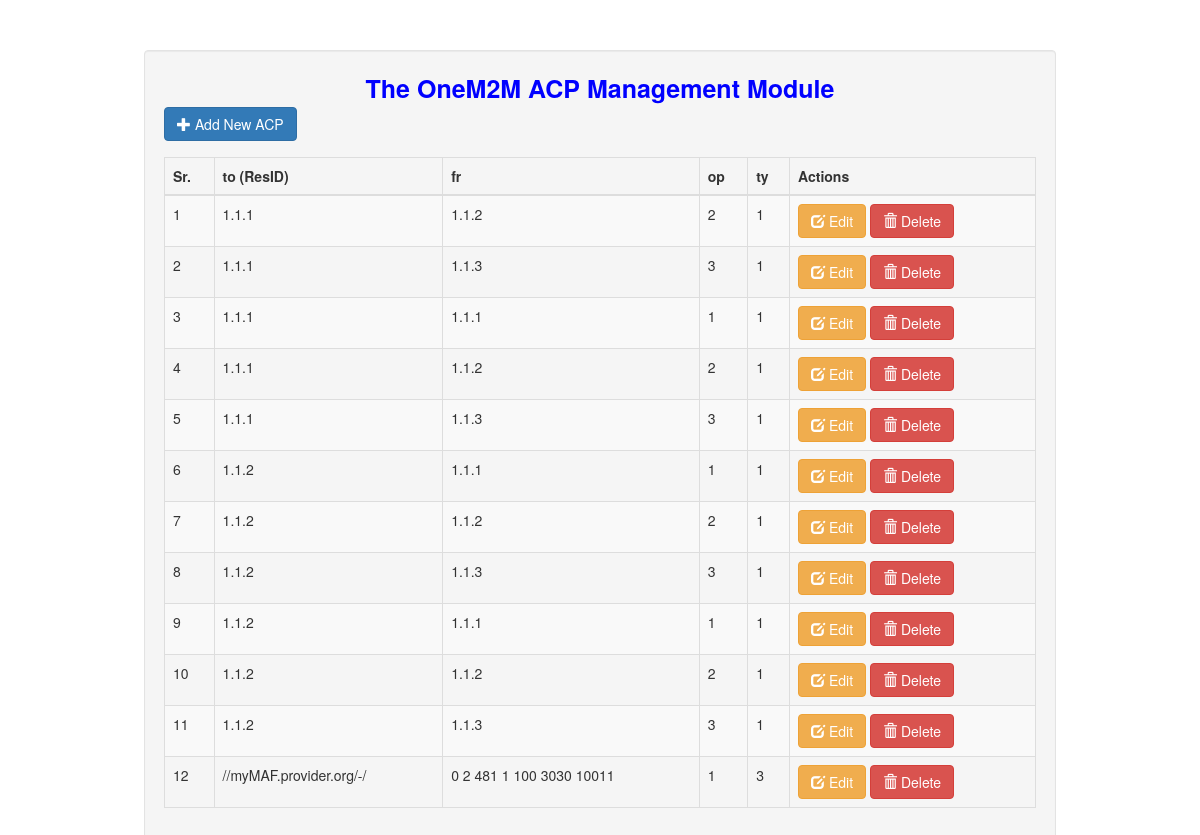
Before: / with the older database file.
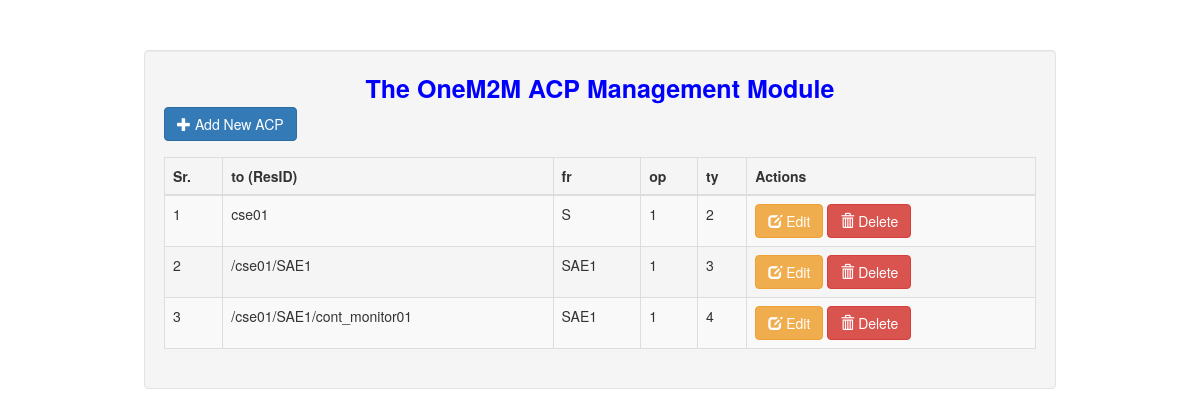
After: the same page with the newer database file.
### tables this page shows
CREATE TABLE resource(ID INTEGER PRIMARY KEY AUTOINCREMENT NOT NULL,ResID TEXT NOT NULL,ACPID INTEGER);

CREATE TABLE ACRt(ACRID INTEGER PRIMARY KEY AUTOINCREMENT NOT NULL,ACPID INTEGER NOT NULL,fr TEXT NOT NULL,op INTEGER NOT NULL,ty INTEGER NOT NULL);

### html/index.php (the view, shortened to what this page needs)
<?php
	include('conn.php');
    $sql =<<<EOF
      SELECT * FROM resource INNER JOIN ACRt ON resource.ACPID = ACRt.ACPID;
EOF;
   $ret = $db->query($sql);
?>
<!DOCTYPE html>
<html>
<head>
	<link rel="stylesheet" href="https://maxcdn.bootstrapcdn.com/bootstrap/3.3.6/css/bootstrap.min.css" />
</head>
<body>
<div class="container">
	<div style="height:50px;"></div>
	<div class="well" style="margin:auto; padding:auto; width:80%;">
	<span style="font-size:25px; color:blue"><center><strong>The OneM2M ACP Management Module</strong></center></span>
		<span class="pull-left"><a href="#addnew" data-toggle="modal" class="btn btn-primary"><span class="glyphicon glyphicon-plus"></span> Add New ACP</a></span>
		<div style="height:50px;"></div>
		<table class="table table-striped table-bordered table-hover">
			<thead>
				<th>Sr.</th>
				<th>to (ResID)</th>
				<th>fr</th>
				<th>op</th>
				<th>ty</th>
				<th>Actions</th>
			</thead>
			<tbody>
			<?php
			$icounter = 0;
			   while($row = $ret->fetchArray(SQLITE3_ASSOC) ) {
				   $icounter++;
					?>
					<tr>
						<td><?php echo $icounter;   ?></td>
						<td><?php echo $row['ResID'];   ?></td>
						<td><?php echo $row['fr'];		?></td>
						<td><?php echo $row['op'];		?></td>
						<td><?php echo $row['ty'];		?></td>
						<td>
							<a href="#edit<?php echo $row['ACRID']; ?>" data-toggle="modal" class="btn btn-warning"><span class="glyphicon glyphicon-edit"></span> Edit</a>
							<a href="#del<?php echo $row['ACRID']; ?>" data-toggle="modal" class="btn btn-danger"><span class="glyphicon glyphicon-trash"></span> Delete</a>
						</td>
					</tr>
					<?php
				}
			?>
			</tbody>
		</table>
	</div>
</div>
</body>
</html>

Changed rows visible on the page:
removed resource: ResID "1.1.1", acrt.fr "1.1.2", acrt.op "2", acrt.ty "1", acrt.fr "1.1.3", acrt.op "3"
removed resource: ResID "1.1.1", acrt.fr "1.1.1", acrt.op "1", acrt.ty "1", acrt.fr "1.1.2", acrt.op "2", acrt.fr "1.1.3", acrt.op "3"
removed resource: ResID "1.1.2", acrt.fr "1.1.1", acrt.op "1", acrt.ty "1", acrt.fr "1.1.2", acrt.op "2", acrt.fr "1.1.3", acrt.op "3"
removed resource: ResID "1.1.2", acrt.fr "1.1.1", acrt.op "1", acrt.ty "1", acrt.fr "1.1.2", acrt.op "2", acrt.fr "1.1.3", acrt.op "3"
no longer on this page (row unchanged): resource: ResID "//myMAF.provider.org/-/", acrt.fr "0 2 481 1 100 3030 10011", acrt.op "1", acrt.ty "3"
added resource: ResID "cse01", acrt.fr "S", acrt.op "1", acrt.ty "2"
added resource: ResID "/cse01/SAE1", acrt.fr "SAE1", acrt.op "1", acrt.ty "3"
added resource: ResID "/cse01/SAE1/cont_monitor01", acrt.fr "SAE1", acrt.op "1", acrt.ty "4"
